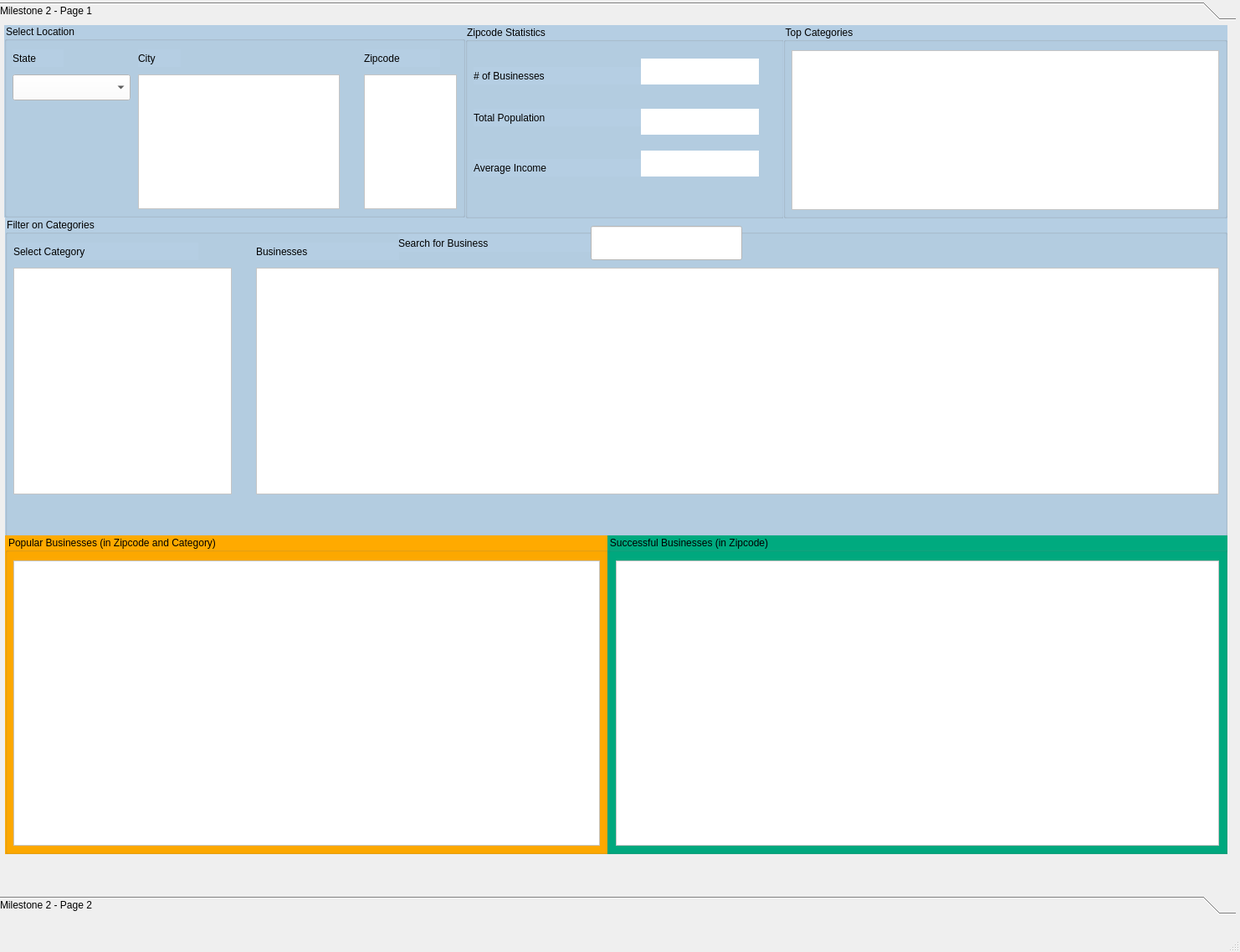
<?xml version="1.0" encoding="UTF-8"?>
<ui version="4.0">
 <class>MainWindow</class>
 <widget class="QMainWindow" name="MainWindow">
  <property name="geometry">
   <rect>
    <x>0</x>
    <y>0</y>
    <width>1482</width>
    <height>1138</height>
   </rect>
  </property>
  <property name="windowTitle">
   <string>MainWindow</string>
  </property>
  <widget class="QWidget" name="centralwidget">
   <widget class="QToolBox" name="toolBox">
    <property name="enabled">
     <bool>true</bool>
    </property>
    <property name="geometry">
     <rect>
      <x>-4</x>
      <y>2</y>
      <width>1481</width>
      <height>1091</height>
     </rect>
    </property>
    <property name="styleSheet">
     <string notr="true">font: 12pt &quot;Lucida Sans&quot;;</string>
    </property>
    <property name="currentIndex">
     <number>0</number>
    </property>
    <widget class="QWidget" name="page1">
     <property name="geometry">
      <rect>
       <x>0</x>
       <y>0</y>
       <width>1481</width>
       <height>1025</height>
      </rect>
     </property>
     <attribute name="label">
      <string>Milestone 2 - Page 1</string>
     </attribute>
     <widget class="QGroupBox" name="groupBox">
      <property name="geometry">
       <rect>
        <x>9</x>
        <y>-1</y>
        <width>551</width>
        <height>231</height>
       </rect>
      </property>
      <property name="layoutDirection">
       <enum>Qt::LeftToRight</enum>
      </property>
      <property name="styleSheet">
       <string notr="true">font: 11pt &quot;Lucida Sans&quot;;
background-color: rgb(181, 206, 227);</string>
      </property>
      <property name="title">
       <string>Select Location</string>
      </property>
      <widget class="QComboBox" name="stateList">
       <property name="geometry">
        <rect>
         <x>10</x>
         <y>60</y>
         <width>141</width>
         <height>31</height>
        </rect>
       </property>
       <property name="styleSheet">
        <string notr="true">background-color: rgb(255, 255, 255);
font: 10pt &quot;Lucida Sans&quot;;</string>
       </property>
      </widget>
      <widget class="QLabel" name="label">
       <property name="geometry">
        <rect>
         <x>10</x>
         <y>30</y>
         <width>61</width>
         <height>21</height>
        </rect>
       </property>
       <property name="text">
        <string>State</string>
       </property>
      </widget>
      <widget class="QLabel" name="label_2">
       <property name="geometry">
        <rect>
         <x>160</x>
         <y>30</y>
         <width>51</width>
         <height>21</height>
        </rect>
       </property>
       <property name="text">
        <string>City</string>
       </property>
      </widget>
      <widget class="QListWidget" name="cityList">
       <property name="geometry">
        <rect>
         <x>160</x>
         <y>60</y>
         <width>241</width>
         <height>161</height>
        </rect>
       </property>
       <property name="styleSheet">
        <string notr="true">background-color: rgb(255, 255, 255);
font: 10pt &quot;Lucida Sans&quot;;</string>
       </property>
      </widget>
      <widget class="QLabel" name="label_5">
       <property name="geometry">
        <rect>
         <x>430</x>
         <y>30</y>
         <width>91</width>
         <height>21</height>
        </rect>
       </property>
       <property name="text">
        <string>Zipcode</string>
       </property>
      </widget>
      <widget class="QListWidget" name="zipCodeList">
       <property name="geometry">
        <rect>
         <x>430</x>
         <y>60</y>
         <width>111</width>
         <height>161</height>
        </rect>
       </property>
       <property name="styleSheet">
        <string notr="true">background-color: rgb(255, 255, 255);
font: 10pt &quot;Lucida Sans&quot;;</string>
       </property>
      </widget>
     </widget>
     <widget class="QGroupBox" name="groupBox_3">
      <property name="geometry">
       <rect>
        <x>10</x>
        <y>230</y>
        <width>1461</width>
        <height>381</height>
       </rect>
      </property>
      <property name="layoutDirection">
       <enum>Qt::LeftToRight</enum>
      </property>
      <property name="styleSheet">
       <string notr="true">font: 11pt &quot;Lucida Sans&quot;;
background-color: rgb(181, 206, 227);</string>
      </property>
      <property name="title">
       <string>Filter on Categories</string>
      </property>
      <widget class="QLabel" name="label_7">
       <property name="geometry">
        <rect>
         <x>10</x>
         <y>30</y>
         <width>221</width>
         <height>21</height>
        </rect>
       </property>
       <property name="text">
        <string>Select Category</string>
       </property>
      </widget>
      <widget class="QListWidget" name="categoryList">
       <property name="geometry">
        <rect>
         <x>10</x>
         <y>60</y>
         <width>261</width>
         <height>271</height>
        </rect>
       </property>
       <property name="styleSheet">
        <string notr="true">background-color: rgb(255, 255, 255);
font: 10pt &quot;Lucida Sans&quot;;</string>
       </property>
      </widget>
      <widget class="QLabel" name="label_8">
       <property name="geometry">
        <rect>
         <x>300</x>
         <y>30</y>
         <width>171</width>
         <height>21</height>
        </rect>
       </property>
       <property name="text">
        <string>Businesses</string>
       </property>
      </widget>
      <widget class="QTableWidget" name="businessTable">
       <property name="geometry">
        <rect>
         <x>300</x>
         <y>60</y>
         <width>1151</width>
         <height>271</height>
        </rect>
       </property>
       <property name="styleSheet">
        <string notr="true">background-color: rgb(255, 255, 255);
font: 8pt &quot;Lucida Sans&quot;;</string>
       </property>
       <attribute name="horizontalHeaderVisible">
        <bool>true</bool>
       </attribute>
       <attribute name="horizontalHeaderStretchLastSection">
        <bool>true</bool>
       </attribute>
       <attribute name="verticalHeaderVisible">
        <bool>false</bool>
       </attribute>
      </widget>
      <widget class="QLabel" name="label_3">
       <property name="geometry">
        <rect>
         <x>470</x>
         <y>20</y>
         <width>271</width>
         <height>21</height>
        </rect>
       </property>
       <property name="text">
        <string>Search for Business</string>
       </property>
      </widget>
      <widget class="QLineEdit" name="businessInput">
       <property name="geometry">
        <rect>
         <x>700</x>
         <y>10</y>
         <width>181</width>
         <height>41</height>
        </rect>
       </property>
       <property name="styleSheet">
        <string notr="true">background-color:rgb(255, 255, 255);</string>
       </property>
      </widget>
     </widget>
     <widget class="QGroupBox" name="groupBox_2">
      <property name="geometry">
       <rect>
        <x>560</x>
        <y>0</y>
        <width>381</width>
        <height>231</height>
       </rect>
      </property>
      <property name="layoutDirection">
       <enum>Qt::LeftToRight</enum>
      </property>
      <property name="styleSheet">
       <string notr="true">font: 11pt &quot;Lucida Sans&quot;;
background-color: rgb(181, 206, 227);</string>
      </property>
      <property name="title">
       <string>Zipcode Statistics</string>
      </property>
      <widget class="QLabel" name="label_4">
       <property name="geometry">
        <rect>
         <x>10</x>
         <y>100</y>
         <width>211</width>
         <height>21</height>
        </rect>
       </property>
       <property name="text">
        <string>Total Population</string>
       </property>
      </widget>
      <widget class="QLabel" name="label_6">
       <property name="geometry">
        <rect>
         <x>10</x>
         <y>160</y>
         <width>211</width>
         <height>21</height>
        </rect>
       </property>
       <property name="text">
        <string>Average Income</string>
       </property>
      </widget>
      <widget class="QLabel" name="label_9">
       <property name="geometry">
        <rect>
         <x>10</x>
         <y>50</y>
         <width>201</width>
         <height>21</height>
        </rect>
       </property>
       <property name="text">
        <string># of Businesses</string>
       </property>
      </widget>
      <widget class="QLabel" name="numBusinessesLabel">
       <property name="geometry">
        <rect>
         <x>210</x>
         <y>40</y>
         <width>141</width>
         <height>31</height>
        </rect>
       </property>
       <property name="styleSheet">
        <string notr="true">background-color: rgb(255, 255, 255);</string>
       </property>
       <property name="text">
        <string/>
       </property>
      </widget>
      <widget class="QLabel" name="totalPop">
       <property name="geometry">
        <rect>
         <x>210</x>
         <y>100</y>
         <width>141</width>
         <height>31</height>
        </rect>
       </property>
       <property name="styleSheet">
        <string notr="true">background-color: rgb(255, 255, 255);</string>
       </property>
       <property name="text">
        <string/>
       </property>
      </widget>
      <widget class="QLabel" name="avgIncome">
       <property name="geometry">
        <rect>
         <x>210</x>
         <y>150</y>
         <width>141</width>
         <height>31</height>
        </rect>
       </property>
       <property name="styleSheet">
        <string notr="true">background-color: rgb(255, 255, 255);</string>
       </property>
       <property name="text">
        <string/>
       </property>
      </widget>
     </widget>
     <widget class="QGroupBox" name="groupBox_4">
      <property name="geometry">
       <rect>
        <x>940</x>
        <y>0</y>
        <width>531</width>
        <height>231</height>
       </rect>
      </property>
      <property name="layoutDirection">
       <enum>Qt::LeftToRight</enum>
      </property>
      <property name="styleSheet">
       <string notr="true">font: 11pt &quot;Lucida Sans&quot;;
background-color: rgb(181, 206, 227);</string>
      </property>
      <property name="title">
       <string>Top Categories</string>
      </property>
      <widget class="QTableWidget" name="topCategoryTable">
       <property name="geometry">
        <rect>
         <x>10</x>
         <y>30</y>
         <width>511</width>
         <height>191</height>
        </rect>
       </property>
       <property name="styleSheet">
        <string notr="true">background-color: rgb(255, 255, 255);
font: 8pt &quot;Lucida Sans&quot;;</string>
       </property>
       <attribute name="horizontalHeaderVisible">
        <bool>true</bool>
       </attribute>
       <attribute name="horizontalHeaderStretchLastSection">
        <bool>true</bool>
       </attribute>
       <attribute name="verticalHeaderVisible">
        <bool>false</bool>
       </attribute>
      </widget>
     </widget>
     <widget class="QGroupBox" name="groupBox_5">
      <property name="geometry">
       <rect>
        <x>10</x>
        <y>610</y>
        <width>721</width>
        <height>381</height>
       </rect>
      </property>
      <property name="layoutDirection">
       <enum>Qt::LeftToRight</enum>
      </property>
      <property name="styleSheet">
       <string notr="true">font: 11pt &quot;Lucida Sans&quot;;
background-color: rgb(255, 170, 0);</string>
      </property>
      <property name="title">
       <string>Popular Businesses (in Zipcode and Category)</string>
      </property>
      <widget class="QTableWidget" name="popularBusinessTable">
       <property name="geometry">
        <rect>
         <x>10</x>
         <y>30</y>
         <width>701</width>
         <height>341</height>
        </rect>
       </property>
       <property name="styleSheet">
        <string notr="true">background-color: rgb(255, 255, 255);
font: 8pt &quot;Lucida Sans&quot;;</string>
       </property>
       <attribute name="horizontalHeaderVisible">
        <bool>true</bool>
       </attribute>
       <attribute name="horizontalHeaderStretchLastSection">
        <bool>true</bool>
       </attribute>
       <attribute name="verticalHeaderVisible">
        <bool>false</bool>
       </attribute>
      </widget>
     </widget>
     <widget class="QGroupBox" name="groupBox_6">
      <property name="geometry">
       <rect>
        <x>730</x>
        <y>610</y>
        <width>741</width>
        <height>381</height>
       </rect>
      </property>
      <property name="layoutDirection">
       <enum>Qt::LeftToRight</enum>
      </property>
      <property name="styleSheet">
       <string notr="true">font: 11pt &quot;Lucida Sans&quot;;
background-color: rgb(0, 170, 127);</string>
      </property>
      <property name="title">
       <string>Successful Businesses (in Zipcode)</string>
      </property>
      <widget class="QTableWidget" name="successfulBusinessTable">
       <property name="geometry">
        <rect>
         <x>10</x>
         <y>30</y>
         <width>721</width>
         <height>341</height>
        </rect>
       </property>
       <property name="styleSheet">
        <string notr="true">background-color: rgb(255, 255, 255);
font: 8pt &quot;Lucida Sans&quot;;</string>
       </property>
       <attribute name="horizontalHeaderVisible">
        <bool>true</bool>
       </attribute>
       <attribute name="horizontalHeaderStretchLastSection">
        <bool>true</bool>
       </attribute>
       <attribute name="verticalHeaderVisible">
        <bool>false</bool>
       </attribute>
      </widget>
     </widget>
    </widget>
    <widget class="QWidget" name="page_2">
     <property name="enabled">
      <bool>false</bool>
     </property>
     <property name="geometry">
      <rect>
       <x>0</x>
       <y>0</y>
       <width>98</width>
       <height>28</height>
      </rect>
     </property>
     <attribute name="label">
      <string>Milestone 2 - Page 2</string>
     </attribute>
    </widget>
   </widget>
  </widget>
  <widget class="QMenuBar" name="menubar">
   <property name="geometry">
    <rect>
     <x>0</x>
     <y>0</y>
     <width>1482</width>
     <height>24</height>
    </rect>
   </property>
  </widget>
  <widget class="QStatusBar" name="statusbar"/>
 </widget>
 <resources/>
 <connections/>
</ui>
